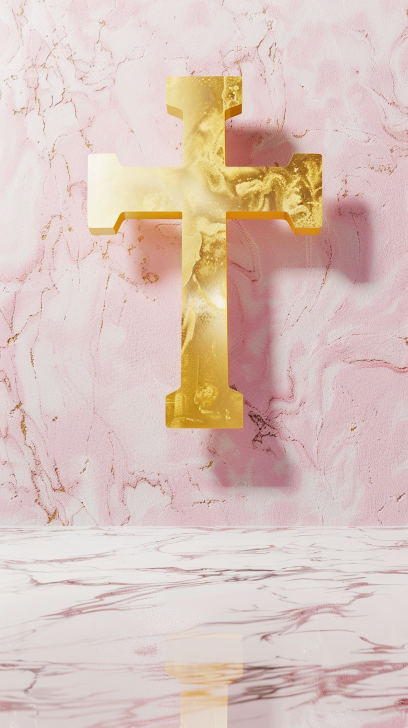
#> input picture data/raw/creatorai0316_50827_Minimalist_golden_Christian_cross_floating__60fe08f2-3de9-4d01-9750-7c70bf73bafe_00.png, 816 x 1456 px (shown at 1/2 size)
$ python -i '全功能处理生产.py'   (imports and definitions only)
#> lines starting #> are read from the running program, lines starting #| are printed output that depends on the picture
import os
import shutil
from PIL import Image, ImageEnhance
from pathlib import Path

class ImageProcessor:
    def __init__(self):
        self.base_dir = Path("D:/AI_System")
        self.setup_dirs()

    def setup_dirs(self):
        """创建目录结构"""
        (self.base_dir/"data/raw").mkdir(exist_ok=True)
        (self.base_dir/"data/output").mkdir(exist_ok=True)
        (self.base_dir/"logs").mkdir(exist_ok=True)

    # [20 lines left out: function process_all, not called in this run]

    def enhance_quality(self, img):
        """基础画质增强"""
        enhancer = ImageEnhance.Sharpness(img)
        return enhancer.enhance(1.2)

    # [31 lines left out: functions process_phone_case, process_tshirt, process_poster, not called in this run]

    def process_wallpaper(self, img_path):
        """壁纸生产流水线（无需模板）"""
        with Image.open(img_path) as img:
#> img is the input picture: PIL image 816x1456 RGB; mean R, G, B 218.1, 196.4, 188.2
            img = self.enhance_quality(img)
            # 横版
            landscape = img.resize((3840, 2160), resample=Image.LANCZOS)
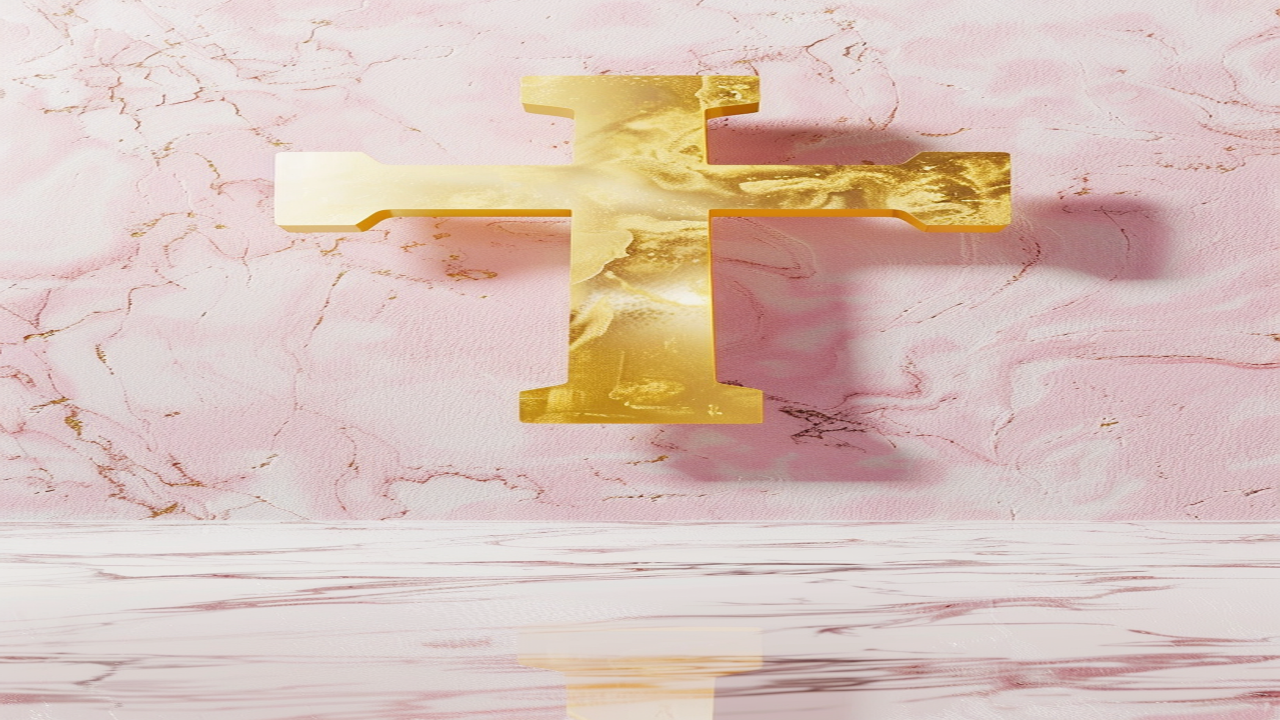
#> landscape: PIL image 3840x2160 RGB (shown at 1/3 size); mean R, G, B 217.7, 196.1, 187.8
#> (the run stopped early here; a loop or call above may not have finished)
